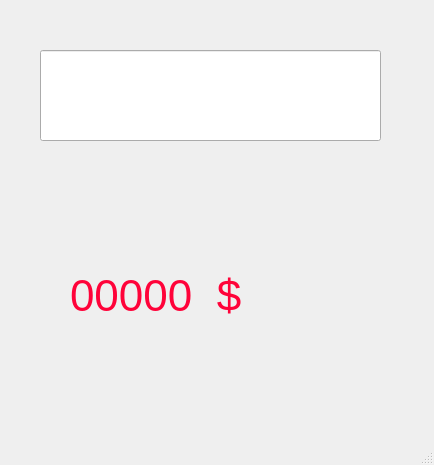
<?xml version="1.0" encoding="UTF-8"?>
<ui version="4.0">
 <class>MainWindow</class>
 <widget class="QMainWindow" name="MainWindow">
  <property name="geometry">
   <rect>
    <x>0</x>
    <y>0</y>
    <width>434</width>
    <height>465</height>
   </rect>
  </property>
  <property name="windowTitle">
   <string>MainWindow</string>
  </property>
  <widget class="QWidget" name="centralwidget">
   <widget class="QLineEdit" name="Price_input">
    <property name="geometry">
     <rect>
      <x>40</x>
      <y>50</y>
      <width>341</width>
      <height>91</height>
     </rect>
    </property>
    <property name="font">
     <font>
      <pointsize>21</pointsize>
     </font>
    </property>
    <property name="text">
     <string/>
    </property>
   </widget>
   <widget class="QLabel" name="price_label">
    <property name="geometry">
     <rect>
      <x>70</x>
      <y>250</y>
      <width>281</width>
      <height>91</height>
     </rect>
    </property>
    <property name="font">
     <font>
      <pointsize>33</pointsize>
     </font>
    </property>
    <property name="styleSheet">
     <string notr="true">color: rgb(255, 2, 57);</string>
    </property>
    <property name="text">
     <string>00000  $</string>
    </property>
   </widget>
  </widget>
  <widget class="QMenuBar" name="menubar">
   <property name="geometry">
    <rect>
     <x>0</x>
     <y>0</y>
     <width>434</width>
     <height>29</height>
    </rect>
   </property>
  </widget>
  <widget class="QStatusBar" name="statusbar"/>
 </widget>
 <resources/>
 <connections/>
</ui>
